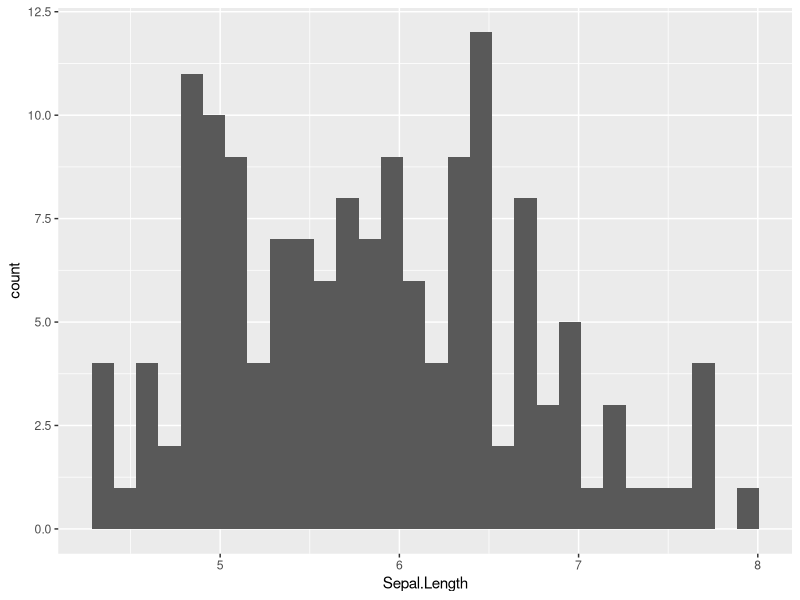

R code for this plot:
## ---- chunk 1
library(ggplot2)
ggplot2::ggplot(iris, aes(x = Sepal.Length)) +
  geom_histogram()
